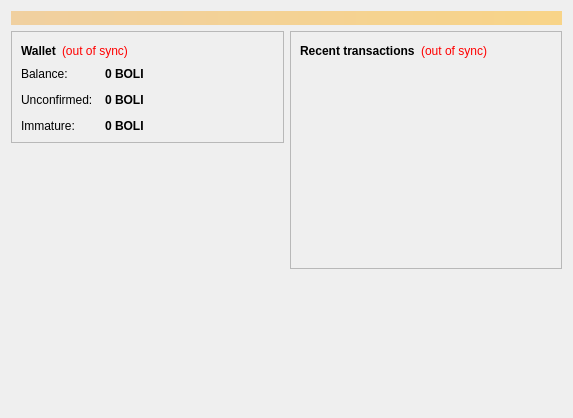
<?xml version="1.0" encoding="UTF-8"?>
<ui version="4.0">
 <class>OverviewPage</class>
 <widget class="QWidget" name="OverviewPage">
  <property name="geometry">
   <rect>
    <x>0</x>
    <y>0</y>
    <width>573</width>
    <height>418</height>
   </rect>
  </property>
  <property name="windowTitle">
   <string>Form</string>
  </property>
  <layout class="QVBoxLayout" name="topLayout">
   <item>
    <widget class="QLabel" name="labelAlerts">
     <property name="visible">
      <bool>false</bool>
     </property>
     <property name="styleSheet">
      <string notr="true">background-color: qlineargradient(x1: 0, y1: 0, x2: 1, y2: 0, stop:0 #F0D0A0, stop:1 #F8D488); color:#000000;</string>
     </property>
     <property name="wordWrap">
      <bool>true</bool>
     </property>
     <property name="margin">
      <number>3</number>
     </property>
    </widget>
   </item>
   <item>
    <layout class="QHBoxLayout" name="horizontalLayout" stretch="1,1">
     <item>
      <layout class="QVBoxLayout" name="verticalLayout_2">
       <item>
        <widget class="QFrame" name="frame">
         <property name="frameShape">
          <enum>QFrame::StyledPanel</enum>
         </property>
         <property name="frameShadow">
          <enum>QFrame::Raised</enum>
         </property>
         <layout class="QVBoxLayout" name="verticalLayout_4">
          <item>
           <layout class="QHBoxLayout" name="horizontalLayout_4">
            <item>
             <widget class="QLabel" name="label_5">
              <property name="font">
               <font>
                <weight>75</weight>
                <bold>true</bold>
               </font>
              </property>
              <property name="text">
               <string>Wallet</string>
              </property>
             </widget>
            </item>
            <item>
             <widget class="QLabel" name="labelWalletStatus">
              <property name="toolTip">
               <string>The displayed information may be out of date. Your wallet automatically synchronizes with the Bolivarcoin network after a connection is established, but this process has not completed yet.</string>
              </property>
              <property name="styleSheet">
               <string notr="true">QLabel { color: red; }</string>
              </property>
              <property name="text">
               <string notr="true">(out of sync)</string>
              </property>
              <property name="alignment">
               <set>Qt::AlignLeading|Qt::AlignLeft|Qt::AlignVCenter</set>
              </property>
             </widget>
            </item>
            <item>
             <spacer name="horizontalSpacer_2">
              <property name="orientation">
               <enum>Qt::Horizontal</enum>
              </property>
              <property name="sizeHint" stdset="0">
               <size>
                <width>40</width>
                <height>20</height>
               </size>
              </property>
             </spacer>
            </item>
           </layout>
          </item>
          <item>
           <layout class="QFormLayout" name="formLayout_2">
            <property name="fieldGrowthPolicy">
             <enum>QFormLayout::AllNonFixedFieldsGrow</enum>
            </property>
            <property name="horizontalSpacing">
             <number>12</number>
            </property>
            <property name="verticalSpacing">
             <number>12</number>
            </property>
            <item row="0" column="0">
             <widget class="QLabel" name="label">
              <property name="text">
               <string>Balance:</string>
              </property>
             </widget>
            </item>
            <item row="0" column="1">
             <widget class="QLabel" name="labelBalance">
              <property name="font">
               <font>
                <weight>75</weight>
                <bold>true</bold>
               </font>
              </property>
              <property name="cursor">
               <cursorShape>IBeamCursor</cursorShape>
              </property>
              <property name="toolTip">
               <string>Your current balance</string>
              </property>
              <property name="text">
               <string notr="true">0 BOLI</string>
              </property>
              <property name="textInteractionFlags">
               <set>Qt::LinksAccessibleByMouse|Qt::TextSelectableByKeyboard|Qt::TextSelectableByMouse</set>
              </property>
             </widget>
            </item>
            <item row="1" column="0">
             <widget class="QLabel" name="label_3">
              <property name="text">
               <string>Unconfirmed:</string>
              </property>
             </widget>
            </item>
            <item row="1" column="1">
             <widget class="QLabel" name="labelUnconfirmed">
              <property name="font">
               <font>
                <weight>75</weight>
                <bold>true</bold>
               </font>
              </property>
              <property name="cursor">
               <cursorShape>IBeamCursor</cursorShape>
              </property>
              <property name="toolTip">
               <string>Total of transactions that have yet to be confirmed, and do not yet count toward the current balance</string>
              </property>
              <property name="text">
               <string notr="true">0 BOLI</string>
              </property>
              <property name="textInteractionFlags">
               <set>Qt::LinksAccessibleByMouse|Qt::TextSelectableByKeyboard|Qt::TextSelectableByMouse</set>
              </property>
             </widget>
            </item>
            <item row="2" column="0">
             <widget class="QLabel" name="labelImmatureText">
              <property name="text">
               <string>Immature:</string>
              </property>
             </widget>
            </item>
            <item row="2" column="1">
             <widget class="QLabel" name="labelImmature">
              <property name="font">
               <font>
                <weight>75</weight>
                <bold>true</bold>
               </font>
              </property>
              <property name="toolTip">
               <string>Mined balance that has not yet matured</string>
              </property>
              <property name="text">
               <string notr="true">0 BOLI</string>
              </property>
              <property name="textInteractionFlags">
               <set>Qt::LinksAccessibleByMouse|Qt::TextSelectableByKeyboard|Qt::TextSelectableByMouse</set>
              </property>
             </widget>
            </item>
           </layout>
          </item>
         </layout>
        </widget>
       </item>
       <item>
        <spacer name="verticalSpacer">
         <property name="orientation">
          <enum>Qt::Vertical</enum>
         </property>
         <property name="sizeHint" stdset="0">
          <size>
           <width>20</width>
           <height>40</height>
          </size>
         </property>
        </spacer>
       </item>
       <item>
        <widget class="QLabel" name="label_2">
         <property name="autoFillBackground">
          <bool>true</bool>
         </property>
         <property name="text">
          <string/>
         </property>
         <property name="pixmap">
          <pixmap resource="../bitcoin.qrc">:/icons/bitcoin</pixmap>
         </property>
        </widget>
       </item>
      </layout>
     </item>
     <item>
      <layout class="QVBoxLayout" name="verticalLayout_3">
       <item>
        <widget class="QFrame" name="frame_2">
         <property name="frameShape">
          <enum>QFrame::StyledPanel</enum>
         </property>
         <property name="frameShadow">
          <enum>QFrame::Raised</enum>
         </property>
         <layout class="QVBoxLayout" name="verticalLayout">
          <item>
           <layout class="QHBoxLayout" name="horizontalLayout_2">
            <item>
             <widget class="QLabel" name="label_4">
              <property name="text">
               <string>&lt;b&gt;Recent transactions&lt;/b&gt;</string>
              </property>
             </widget>
            </item>
            <item>
             <widget class="QLabel" name="labelTransactionsStatus">
              <property name="toolTip">
               <string>The displayed information may be out of date. Your wallet automatically synchronizes with the Bolivarcoin network after a connection is established, but this process has not completed yet.</string>
              </property>
              <property name="styleSheet">
               <string notr="true">QLabel { color: red; }</string>
              </property>
              <property name="text">
               <string notr="true">(out of sync)</string>
              </property>
              <property name="alignment">
               <set>Qt::AlignRight|Qt::AlignTrailing|Qt::AlignVCenter</set>
              </property>
             </widget>
            </item>
            <item>
             <spacer name="horizontalSpacer">
              <property name="orientation">
               <enum>Qt::Horizontal</enum>
              </property>
              <property name="sizeHint" stdset="0">
               <size>
                <width>40</width>
                <height>20</height>
               </size>
              </property>
             </spacer>
            </item>
           </layout>
          </item>
          <item>
           <widget class="QListView" name="listTransactions">
            <property name="styleSheet">
             <string notr="true">QListView { background: transparent; }</string>
            </property>
            <property name="frameShape">
             <enum>QFrame::NoFrame</enum>
            </property>
            <property name="verticalScrollBarPolicy">
             <enum>Qt::ScrollBarAlwaysOff</enum>
            </property>
            <property name="horizontalScrollBarPolicy">
             <enum>Qt::ScrollBarAlwaysOff</enum>
            </property>
            <property name="selectionMode">
             <enum>QAbstractItemView::NoSelection</enum>
            </property>
           </widget>
          </item>
         </layout>
        </widget>
       </item>
       <item>
        <spacer name="verticalSpacer_2">
         <property name="orientation">
          <enum>Qt::Vertical</enum>
         </property>
         <property name="sizeHint" stdset="0">
          <size>
           <width>20</width>
           <height>40</height>
          </size>
         </property>
        </spacer>
       </item>
      </layout>
     </item>
    </layout>
   </item>
  </layout>
 </widget>
 <resources>
  <include location="../bitcoin.qrc"/>
 </resources>
 <connections/>
</ui>
